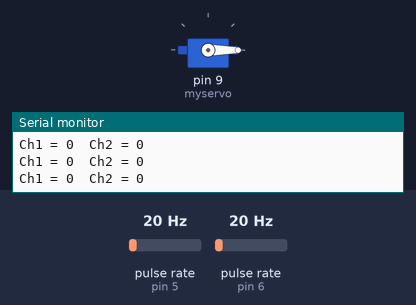
This sketch was run on a simulated Arduino Uno, built with avr-gcc and run on an emulated ATmega328P. On the bench: servo, the last lines printed to the serial monitor. Wiring (inferred from the names in the program): 2 × pulse sensor: data pin 5 / data pin 6. The inputs (shaded band) are chosen by the test bench; at power-on: pulse rate (sensors on pin 5, pin 6) 20 Hz.

Above: at 1.2 s.
1.3 s: pulse rate (sensor on pin 5) set to 50 Hz
At 2.2 s:
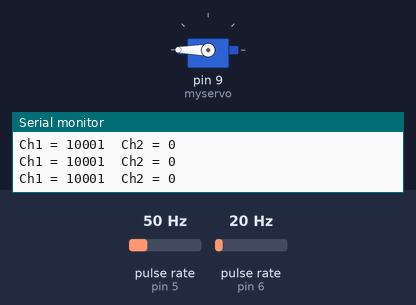
3.0 s: pulse rate (sensor on pin 5) set to 4 Hz
At 4.0 s:
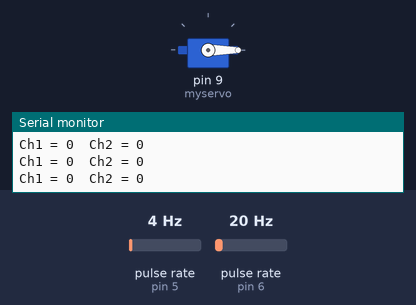
4.5 s: pulse rate (sensor on pin 6) set to 196 Hz
7.5 s: pulse rate (sensor on pin 5) set to 18 Hz
9.0 s: pulse rate (sensor on pin 5) set to 23 Hz
At 10.66 s:
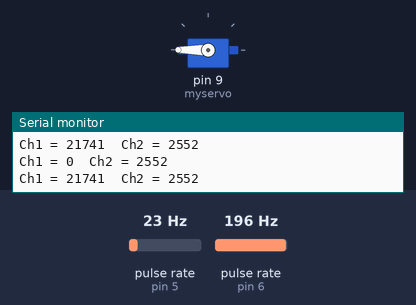
12.0 s: pulse rate (sensor on pin 6) set to 4 Hz
Timing chart, 0 to 14.6 s (numbered marks = the images above; inputs shaded):
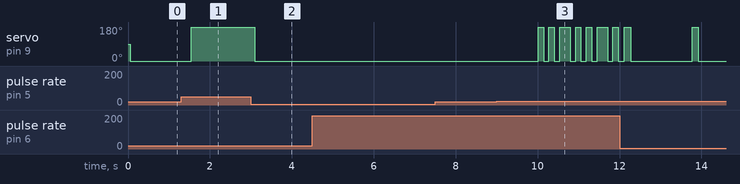

Measured:
- the behaviour switches between 20 and 21 Hz on pulse rate (sensor on pin 5) (found by bisection; images 2 and 3)
- after the input at 1.3 s, servo on pin 9 (myservo): 0° → 180° after 0.25 s
- after the input at 3.0 s, servo on pin 9 (myservo): 180° → 0° after 0.10 s
- after the input at 9.0 s, servo on pin 9 (myservo): 0° → 180° after 1.0 s, then repeats every 0.91 s: 0° 0.13 s, 180° 0.13 s, 0° 0.13 s, 180° 0.26 s, 0° 0.13 s, 180° 0.13 s

The sketch:

Servo_with_rc.ino
```cpp
#include <Servo.h>

Servo myservo;//Objet servo pour controler un servo

int ch1;//Cannaux pour le volant
int ch2;//Canaux pour l'accéléromètre
int pos = 0;//Variable pour conserver la position du servo

void setup()
{
  pinMode(5, INPUT);//On attache le volant au pin 5
  pinMode(6, INPUT);//On attache l'accéléromètre au pin 6
  myservo.attach(9);//On attache le servo au pin 9 à l'objet servo
  Serial.begin(9600);
}

void loop()
{
  ch1 = pulseIn(5, HIGH, 25000);//Lecture du ch1 volant (25 ms)
  ch2 = pulseIn(6, HIGH, 25000);//Lecture du ch2 accéléromètre

  //Affichage de la position du volant
  Serial.print("Ch1 = "); // Afficher les lectures Arduino
  Serial.print(ch1);

  //Affichage de la position de l'acco
  Serial.print("  Ch2 = ");
  Serial.println(ch2);

  //if(ch1 > 1515 || ch1 < 1485)
  myservo.write(ch1);

  delay(100);
}
```
